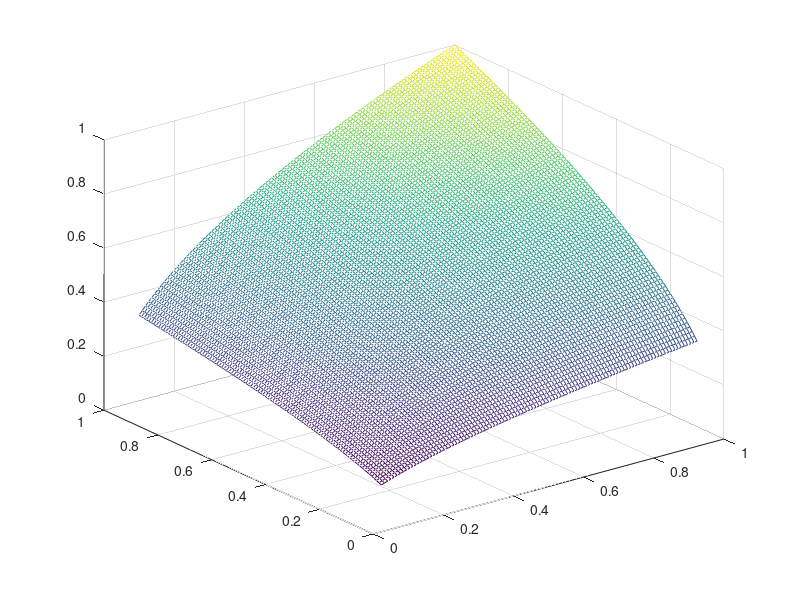

This figure's MATLAB source:
clear all; close all; clc;

N = 101;
x1 = linspace(0.1, 1, N);
x2 = linspace(0.1, 1, N);
[X1, X2] = meshgrid(x1, x2); 

%f = @(x, y) 1/(x*y);
%f = @(x, y) x/y;
%f = @(x, y) x^2/y;
f = @(x, y) x^0.5 * y^0.5;
fv = zeros(N, N);

for i = 1:N
    for j = 1:N
        %fv(i, j) = f(x1(i), x2(j));
        %fv(i, j) = f(x1(i), x2(j));
        fv(i, j) = f(x1(i), x2(j));
    end
end

mesh(X1, X2, fv)